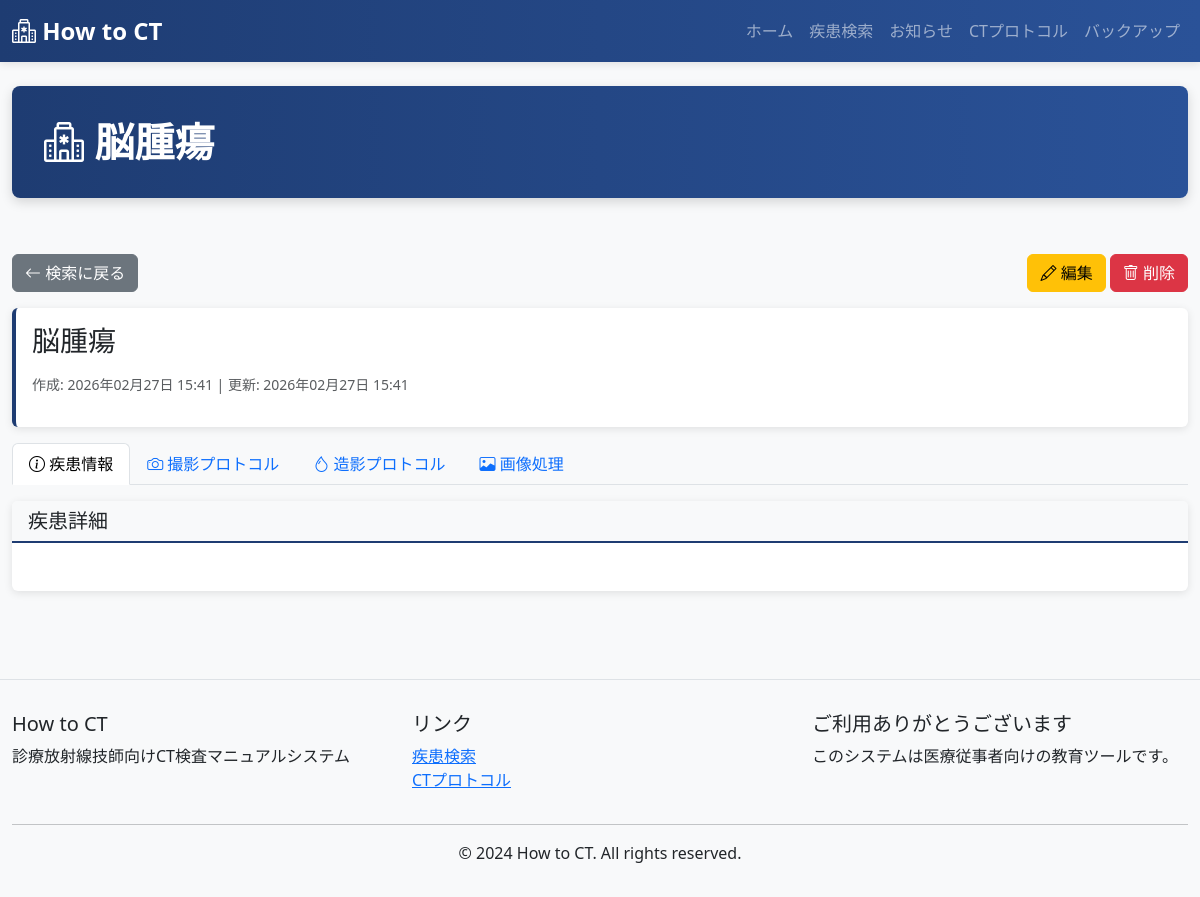
Page /sick/4/ on the committed database.
### ct_app/models.py (models this page shows, shortened)
class Sick(models.Model):
    diesease = models.CharField(max_length=255, unique=True)
    diesease_text = models.TextField()
    keyword = models.CharField(max_length=500, blank=True)
    protocol = models.CharField(max_length=255, blank=True)
    protocol_text = models.TextField(blank=True)
    processing = models.CharField(max_length=255, blank=True)
    processing_text = models.TextField(blank=True)
    contrast = models.CharField(max_length=255, blank=True)
    contrast_text = models.TextField(blank=True)
    diesease_img = models.ImageField(upload_to='sick_images/', null=True, blank=True)
    protocol_img = models.ImageField(upload_to='protocol_images/', null=True, blank=True)
    processing_img = models.ImageField(upload_to='processing_images/', null=True, blank=True)
    contrast_img = models.ImageField(upload_to='contrast_images/', null=True, blank=True)
    created_at = models.DateTimeField(auto_now_add=True)
    updated_at = models.DateTimeField(auto_now=True)
    class Meta:
        ordering = ['diesease']
        verbose_name_plural = "Sicks"

### ct_app/views.py (the view)
# urls.py: path('sick/<int:pk>/', views.SickDetailView.as_view(), name='sick_detail'),
class SickDetailView(View):
    def get(self, request, pk):
        sick = get_object_or_404(Sick, pk=pk)
        context = {
            'page_title': sick.diesease,
            'sick': sick,
        }
        return render(request, 'ct_app/sick_detail.html', context)

### ct_app/templates/ct_app/sick_detail.html (shortened to what this page needs)
{% extends 'ct_app/base.html' %}
{% block content %}
<div class="row mb-3">
    <div class="col-6">
        <a href="{% url 'sick_list' %}" class="btn btn-secondary">
            <i class="bi bi-arrow-left"></i> 検索に戻る
        </a>
    </div>
    <div class="col-6 text-end">
        <a href="{% url 'sick_update' sick.pk %}" class="btn btn-warning">
            <i class="bi bi-pencil"></i> 編集
        </a>
        <form method="post" action="{% url 'sick_delete' sick.pk %}" style="display:inline;">
            <button type="submit" class="btn btn-danger" onclick="return confirm('削除してよろしいですか？')">
                <i class="bi bi-trash"></i> 削除
            </button>
        </form>
    </div>
</div>
<div class="card disease-card mb-3">
    <div class="card-body">
        <h3 class="card-title mb-3">{{ sick.diesease }}</h3>
        <p class="text-muted small">
            作成: {{ sick.created_at|date:'Y年m月d日 H:i' }} |
            更新: {{ sick.updated_at|date:'Y年m月d日 H:i' }}
        </p>
    </div>
</div>
<ul class="nav nav-tabs mb-3" role="tablist">
    <li class="nav-item" role="presentation">
        <button class="nav-link active" id="disease-tab" data-bs-toggle="tab" data-bs-target="#disease" type="button" role="tab">
            <i class="bi bi-info-circle"></i> 疾患情報
        </button>
    </li>
    <li class="nav-item" role="presentation">
        <button class="nav-link" id="protocol-tab" data-bs-toggle="tab" data-bs-target="#protocol" type="button" role="tab">
            <i class="bi bi-camera"></i> 撮影プロトコル
        </button>
    </li>
    <li class="nav-item" role="presentation">
        <button class="nav-link" id="contrast-tab" data-bs-toggle="tab" data-bs-target="#contrast" type="button" role="tab">
            <i class="bi bi-droplet"></i> 造影プロトコル
        </button>
    </li>
    <li class="nav-item" role="presentation">
        <button class="nav-link" id="processing-tab" data-bs-toggle="tab" data-bs-target="#processing" type="button" role="tab">
            <i class="bi bi-image"></i> 画像処理
        </button>
    </li>
</ul>
<div class="tab-content">
    <div class="tab-pane fade show active" id="disease" role="tabpanel">
        <div class="card mb-3">
            <div class="card-header bg-light">
                <h5 class="mb-0">疾患詳細</h5>
            </div>
            <div class="card-body">
            </div>
        </div>
    </div>
</div>
{% endblock %}

### ct_app/templates/ct_app/base.html (shortened to what this page needs)
<!DOCTYPE html>
<html lang="ja">
<head>
    <link href="https://cdn.jsdelivr.net/npm/bootstrap@5.3.0/dist/css/bootstrap.min.css" rel="stylesheet">
    <link rel="stylesheet" href="https://cdn.jsdelivr.net/npm/bootstrap-icons@1.11.0/font/bootstrap-icons.css">
</head>
<body>
    <nav class="navbar navbar-expand-lg navbar-dark">
        <div class="container-fluid">
            <a class="navbar-brand" href="{% url 'index' %}">
                <i class="bi bi-hospital"></i> How to CT
            </a>
            <div class="collapse navbar-collapse" id="navbarNav">
                <ul class="navbar-nav ms-auto">
                    <li class="nav-item">
                        <a class="nav-link" href="{% url 'index' %}">ホーム</a>
                    </li>
                    <li class="nav-item">
                        <a class="nav-link" href="{% url 'sick_list' %}">疾患検索</a>
                    </li>
                    <li class="nav-item">
                        <a class="nav-link" href="{% url 'form_list' %}">お知らせ</a>
                    </li>
                    <li class="nav-item">
                        <a class="nav-link" href="{% url 'protocol_list' %}">CTプロトコル</a>
                    </li>
                    <li class="nav-item">
                        <a class="nav-link" href="{% url 'backup' %}">バックアップ</a>
                    </li>
                </ul>
            </div>
        </div>
    </nav>
    <main class="container-fluid py-4">
        {% if page_title %}
        <div class="row mb-4">
            <div class="col-12">
                <div class="main-header d-flex justify-content-between align-items-center">
                    <h1><i class="bi bi-hospital"></i> {{ page_title }}</h1>
                </div>
            </div>
        </div>
        {% endif %}
        <div class="row">
            <div class="col-12">
                {% block content %}{% endblock %}
            </div>
        </div>
    </main>
    <footer>
        <div class="container-fluid">
            <div class="row">
                <div class="col-md-4">
                    <h5>How to CT</h5>
                    <p>診療放射線技師向けCT検査マニュアルシステム</p>
                </div>
                <div class="col-md-4">
                    <h5>リンク</h5>
                    <ul class="list-unstyled">
                        <li><a href="{% url 'sick_list' %}">疾患検索</a></li>
                        <li><a href="{% url 'protocol_list' %}">CTプロトコル</a></li>
                    </ul>
                </div>
                <div class="col-md-4">
                    <h5>ご利用ありがとうございます</h5>
                    <p>このシステムは医療従事者向けの教育ツールです。</p>
                </div>
            </div>
            <hr>
            <div class="row">
                <div class="col-12 text-center">
                    <p class="mb-0">© 2024 How to CT. All rights reserved.</p>
                </div>
            </div>
        </div>
    </footer>
</body>
</html>

### ct_app/templates/ct_app/base.html (style rules this page uses)
:root { --primary-color: #1e3c72; --secondary-color: #2a5298; }
body { background-color: #f8f9fa; font-family: 'Segoe UI', Tahoma, Geneva, Verdana, sans-serif; }
.navbar { background: linear-gradient(90deg, var(--primary-color) 0%, var(--secondary-color) 100%); box-shadow: 0 2px 8px rgba(0,0,0,0.1); }
.navbar-brand { font-weight: bold; font-size: 1.5rem; }
.main-header { background: linear-gradient(90deg, var(--primary-color) 0%, var(--secondary-color) 100%); color: white; padding: 2rem; border-radius: 8px; margin-bottom: 2rem; box-shadow: 0 4px 12px rgba(0,0,0,0.15); }
.main-header h1 { margin: 0; font-weight: bold; }
.card { border: none; box-shadow: 0 2px 8px rgba(0,0,0,0.1); transition: transform 0.2s, box-shadow 0.2s; margin-bottom: 1rem; }
.card-header { background-color: #f8f9fa; border-bottom: 2px solid var(--primary-color); }
.disease-card { border-left: 4px solid var(--primary-color); }
footer { background-color: #f8f9fa; border-top: 1px solid #dee2e6; padding: 2rem 0; margin-top: 3rem; }

### rows in the picture
Sick: diesease "脳腫瘍", created_at "2026年02月27日 15:41", updated_at "2026年02月27日 15:41"
